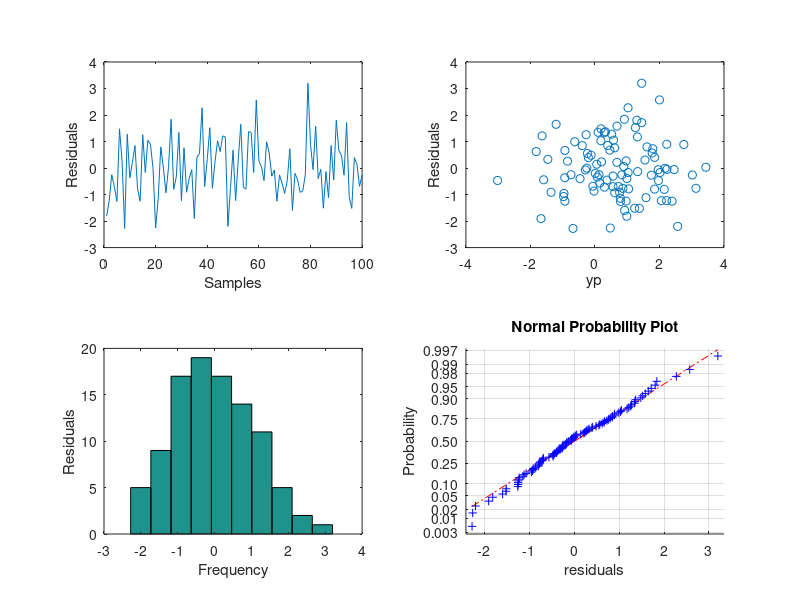
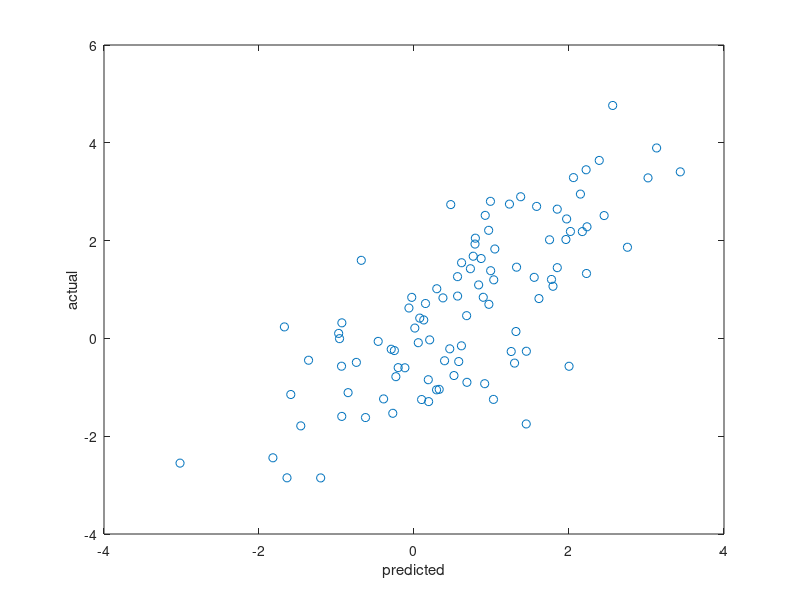

Recreate these plots in MATLAB, in order.
%% Multiple linear regression modelling exercise 4
clear all 
close all 
randn('seed',0)

%predictor noise 
xnoise = 0.8

%response noise
ynoise = 0.2

%% Exercise 3 extended to include noise parameter 
% Simulate model predictor variables and response variable

%generate 200x5 matrix of normal random numbers mean 0 sd 1
x=randn(100,2);
xn=x+xnoise*randn(100,2);%add noise to predictor variables 
%define beta values 
B0=0.5;
B1=-0.8;
B2=1.5;
n=ynoise*randn(100,1); %resposne noise
%generate response variable 
y=B0+B1*x(:,1)+B2*x(:,2)+n;

%use MLR estimation of model parameters 
%always include a beta 0 term
xn=[ones(100,1) xn];
%MLR equation on slide 5 and 6 separated into two lines
c=inv(xn(1:100,:)'*xn(1:100,:)); %currently using all data (1:100) as training data 
disp('predictor response variables')
th =c*xn(1:100,:)'*y(1:100)
yp1=xn(1:100,:)*th; %model predictor variable 
e=yp1-y; %error
%RSS output 
disp('residual sum of squares')
rss=e'*e;
%coefficient R^2
disp('R squared')
r2=sum((yp1-mean(y)).^2)/sum((y-mean(y)).^2)

% Plot residual assumption graphs 

figure 
%check for non-dependence 
subplot(221)
plot(e)
ylabel('Residuals')
xlabel('Samples')
%check for convergence/divergence 
subplot(222)
plot(yp1,e,'o')
ylabel('Residuals')
xlabel('yp')
%check for normality 
subplot(223)
hist(e)
xlabel('Frequency')
ylabel('Residuals')
subplot(224)
normplot(e)
xlabel('residuals')

figure 
plot(yp1,y,'o')
xlabel('predicted')
ylabel('actual')